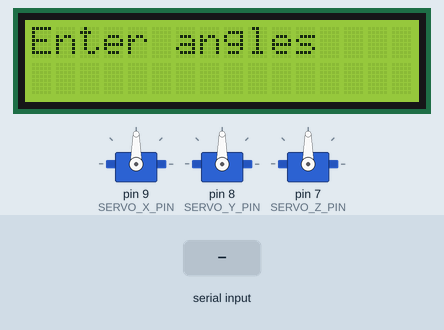
Recording of a sketch running on a simulated Arduino Uno, built with avr-gcc and run on an emulated ATmega328P. On the bench: 3 × servo, 16×2 character LCD. The test bench sets the inputs (shaded band). What the sketch prints to the serial monitor is not drawn. At 6.3 s the program stops and its outputs stay as they are.

Above: at 1.2 s.
1.3 s: "90,45\n" received over Serial
At 3.1 s:
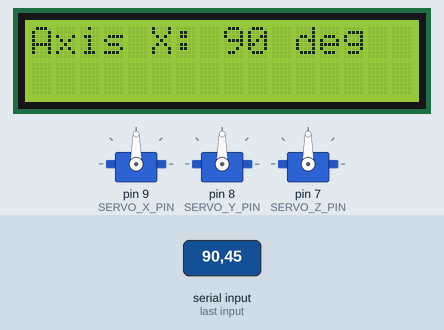
At 6.3 s:
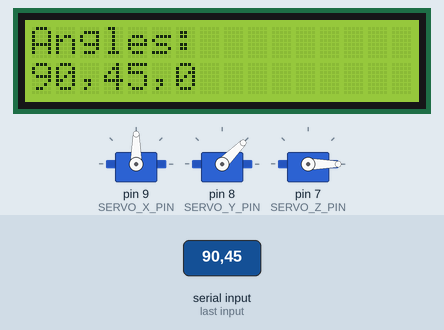
Timing chart, 0 to 7.8 s (numbered marks = the images above; inputs shaded):
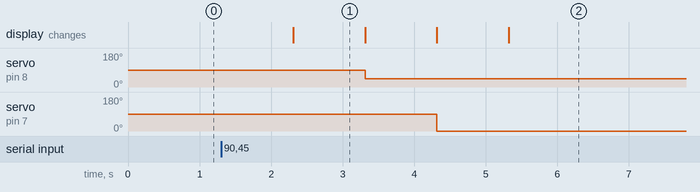

Measured:
- after the input at 1.3 s, servo on pin 8 (SERVO_Y_PIN): 90° → 45° after 2.0 s; servo on pin 7 (SERVO_Z_PIN): 90° → 0° after 3.0 s; the display: changes after 1.0 s (image 1)
- what the display in image 1 shows lasts 1.0 s, from 2.3 s to 3.3 s

The sketch:

ex_3.ino
```cpp
#include <Servo.h>
#include <LiquidCrystal.h>

// Define pin constants for servos
#define SERVO_X_PIN 9
#define SERVO_Y_PIN 8
#define SERVO_Z_PIN 7

// Define constants for delay times
#define DELAY_TIME 1000

// Create Servo objects for each axis
Servo servoX;
Servo servoY;
Servo servoZ;

// Create an LCD object (RS, E, D4, D5, D6, D7)
LiquidCrystal lcd(12, 11, 5, 4, 3, 2);

void setup() {
  // Attach servos to their respective pins
  servoX.attach(SERVO_X_PIN);
  servoY.attach(SERVO_Y_PIN);
  servoZ.attach(SERVO_Z_PIN);

  // Initialize the LCD
  lcd.begin(16, 2);

  // Start serial communication
  Serial.begin(9600);

  // Print initial message on the LCD
  lcd.print("Enter angles");
}

// Function to read angle input for a specific axis
int readAngle(char axis) {
  int angle;
  while (true) {
    // Prompt user for input
    Serial.print("Enter angle for axis ");
    Serial.print(axis);
    Serial.println(" (0-180): ");
    while (Serial.available() == 0) {}
    angle = Serial.parseInt();
    if (angle >= 0 && angle <= 180) {
      return angle;
    } else {
      Serial.println("Invalid angle! Please enter a value between 0 and 180.");
    }
  }
}

// Function to move a servo to a specified position
void move(int pos, Servo &motor, char axis) {
  motor.write(pos);
  lcd.clear();
  lcd.setCursor(0, 0);
  lcd.print("Axis ");
  lcd.print(axis);
  lcd.print(": ");
  lcd.print(pos);
  lcd.print(" deg");
  delay(DELAY_TIME);
}

void loop() {
  // Read user input for x, y, z angles
  int angleX = readAngle('X');
  int angleY = readAngle('Y');
  int angleZ = readAngle('Z');

  // Move the servos to the specified positions
  move(angleX, servoX, 'X');
  move(angleY, servoY, 'Y');
  move(angleZ, servoZ, 'Z');

  // Display final positions on the LCD
  lcd.clear();
  lcd.setCursor(0, 0);
  lcd.print("Angles: ");
  lcd.setCursor(0, 1);
  lcd.print(angleX);
  lcd.print(",");
  lcd.print(angleY);
  lcd.print(",");
  lcd.print(angleZ);

  // Delay before exiting
  delay(DELAY_TIME);
  exit(0); // Terminate the program
}
```
